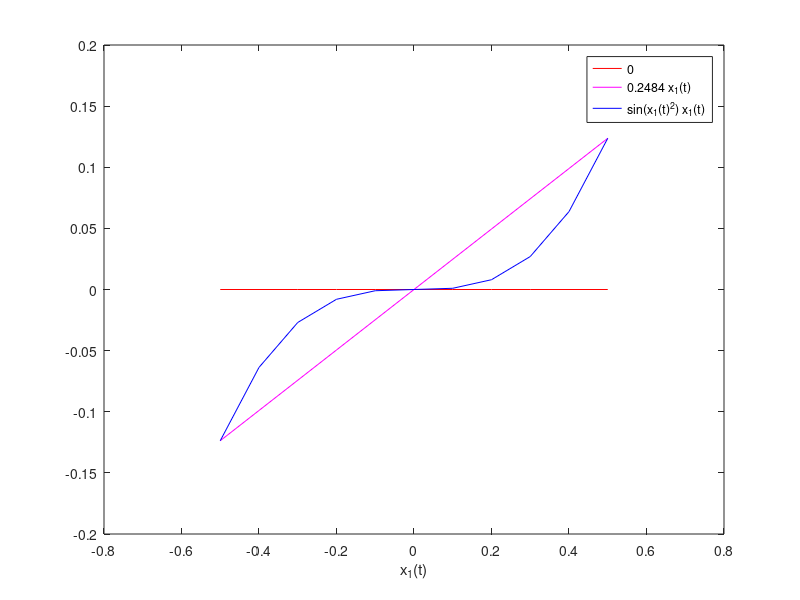

Write the MATLAB code that produced this figure.
% local sector

x1 = -0.5:0.1:0.5;
a1 = 0;
a2 = 0.2474;
a1x1 = a1.*x1;
a2x1 = a2.*x1;
f_x1 = sin(x1.^2).*x1;
plot(x1, a1x1, 'r', x1, a2x1, 'm', x1, f_x1, 'b');
h = legend('0', '0.2484 x_1(t)','sin(x_1(t)^2) x_1(t)');
xlabel('x_1(t)');